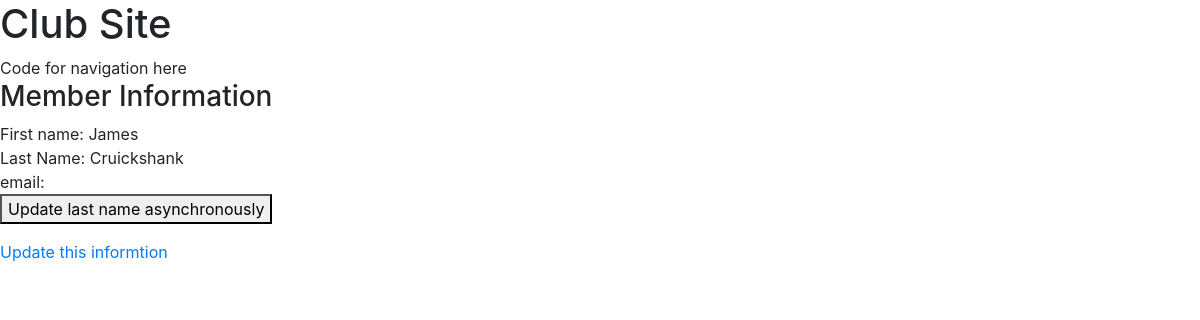
/clubmanager/member/id/1, run on an earlier commit of the app's database.
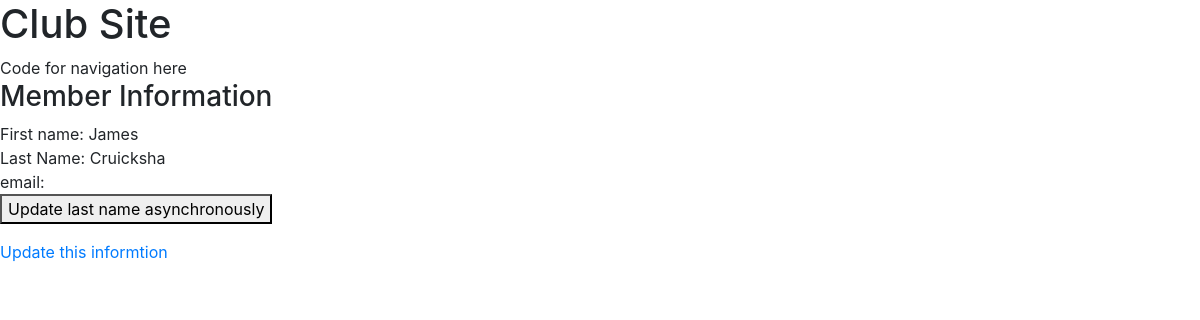
And on a later commit of the database.
### clubmanager/models.py (models this page shows, shortened)
class Member(models.Model):
    first_name = models.CharField(max_length=50)
    last_name = models.CharField(max_length=50)
    date_of_birth = models.DateField(null=True,blank=True)# we allow this field to be null

### clubmanager/views.py (the view)
# urls.py: path('member/id/<int:member_id>', views.member, name="member_profile"),
def member(request,member_id):
    member = Member.objects.get(id=member_id)
    response = render(request,'clubmanager/member_detail.html',{
        'member':member
        })
    return response

### clubmanager/templates/clubmanager/member_detail.html (shortened to what this page needs)
{% extends "base.html" %}
{% block content %}
{% load static %}
<h3>Member Information</h3
        <div id="member detail">
        <div id="member first_name"> First name: {{ member.first_name}}</div>
        <div id="member last_name"> Last Name: <span id="last_name_value">{{member.last_name}}</span></div>
        <div id="member email">email: {{member.email}}</div>
</div>
<p>
<button onclick="loadinfo({{member.id}})">Update last name asynchronously</button>
<p><a class="" href = "{% url 'member_update' member_id=member.id %}">Update this informtion</a>
{% endblock %}

What changed in the data, as far as the page shows it:
changed Member "James": last_name "Cruickshank" → "Cruicksha"
